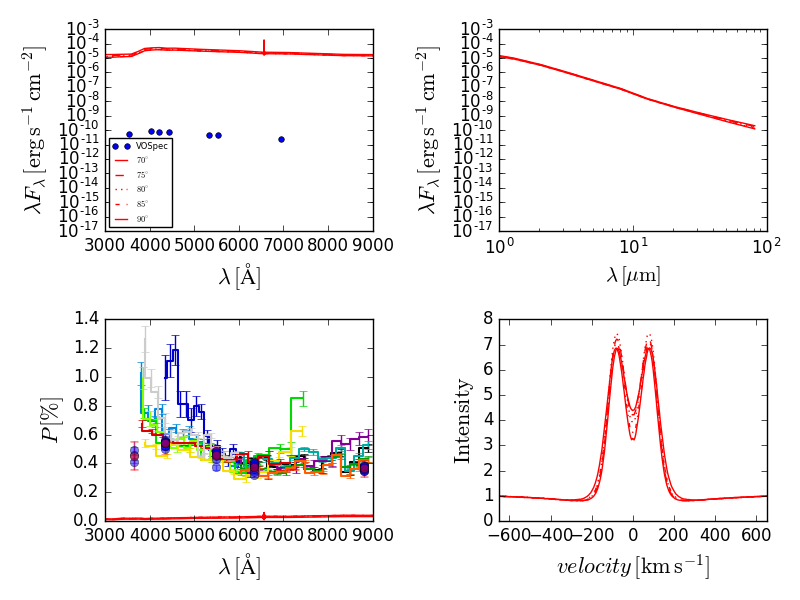

Write the Python code that produced this figure.
#!/usr/bin/env python
'''
Plots stuff
'''

# ==============================================================================
# Import packages
import numpy as np
import xml.dom.minidom
import matplotlib
import matplotlib.pyplot as plt
import matplotlib.colors as pcolors
import matplotlib.cm as cmx
import jdcal
import jdutil as jd
import atpy
import pyfits
import pyhdust.spectools as spt
import pyhdust as phd
import datetime as dt
from PyAstronomy.pyasl import binningx0dt
from pyhdust import phc
from glob import glob
from astropy.time import Time
from scipy.optimize import curve_fit
from PyAstronomy import pyasl
from xml.dom.minidom import parse
import os


# ==============================================================================
# General options
show_figure = False
ymin = 0.0
ymax = 1.2
xmin = 3170
xmax = 9200
autoscale = False
legend_position = (0.25, 0.75)
star = '51oph'
suffix = 'hpol'
period = 'all'
individual = True
# fullsedfile = 'hdust_models/fullsed_mod02b.sed2'
fullsedfile = 'hdust_models/fullsed_mod01b.sed2'
folder_commom = '/Users/tangodown/Dropbox/polarization/'
folder_model = '/Users/Tangodown/Dropbox/plot_all/hdust_models/'
vo_folder = '/Users/tangodown/Dropbox/plot_all/data/'
tab_folder = folder_commom + 'tables/'
fig_folder = folder_commom + 'figures/'
table = '51_oph.txt'  # PLOT GOOD DATA
extension = '.pdf'

# ==============================================================================
# read HDUST model
# plot model
tab = phd.readfullsed2(folder_model + 'fullsed_mod01b.sed2')
lbd_hdust = tab[:, :, 2]
nlbd = len(lbd_hdust)
obs = tab[:, 0, 0]
nobs = len(obs)
incl = np.arccos(obs) * 180. / np.pi
sed = tab[:, :, 3]
pol_hdust = tab[:, :, 7] 


# physical parameters
pc = 3.086e18
Lsun = 3.9e33
plx = 12.48
dist = 124. / plx * pc
Lum = 231. * Lsun
norma = Lum / (4. * np.pi * dist**2)
# iobs = 0
# flux_hdust[i_observer, i_lambda]
flux_hdust = norma * sed[:, :] 

# avermelhar modelo
# tab = np.loadtxt('extinction_law.ascii')
# lbd_ext = tab[:, 0]
# kappa = tab[:, 1]
# k_v = 211.4
# EB_V = .12
# EB_V = .2
# A_v = 3.1 * EB_V
# A_lambda = A_v * (kappa / k_v)

# flux_new = np.zeros([nobs, nlbd])
# for iobs in xrange(nobs):
#     for ilbd in xrange(nlbd):
#         ilbd_near = np.where(np.abs(lbd_hdust[ilbd] - lbd_ext) == np.min(np.abs(lbd_hdust[ilbd] - lbd_ext)))[0][0]
#         flux_new[iobs, ilbd] = flux_hdust[iobs, ilbd] * 10.**(-.4 * A_lambda[ilbd_near])

# flux_old = flux_hdust
# flux_hdust = flux_new

# ==============================================================================
def plot_hdust_model(path, fullsedfile):
    input_file = str(path) + str(fullsedfile)
    array = phd.readfullsed2(input_file)
    return array


# ==============================================================================
def gentkdates(mjd0, mjd1, fact, step, dtstart=None):
    """ Generates round dates between > mjd0 and < mjd1 in a given step.
    Valid steps are:

        'd/D/dd/DD' for days;
        'm/M/mm/MM' for months;
        'y/Y/yy/YY/yyyy/YYYY' for years.

    dtstart (optional) is expected to be in datetime.datetime.date() format
    [i.e., datetime.date(yyyy, m, d)]

    fact must be an integer
    """

    # check sanity of dtstart
    if dtstart is None:
        dtstart = dt.datetime(*jdcal.jd2gcal(jdcal.MJD_0, mjd0)[:3]).date()
        mjdst = jdcal.gcal2jd(dtstart.year, dtstart.month, dtstart.day)[1]
    else:
        mjdst = jdcal.gcal2jd(dtstart.year, dtstart.month, dtstart.day)[1]
        if mjdst < mjd0 - 1 or mjdst > mjd1:
            print('# Warning! Invalid "dtstart". Using mjd0.')
            dtstart = dt.datetime(*jdcal.jd2gcal(jdcal.MJD_0, mjd0)[:3]).date()
    # define step 'position' and vector:
    basedata = [dtstart.year, dtstart.month, dtstart.day]
    dates = []
    mjd = mjdst
    if step.upper() in ['Y', 'YY', 'YYYY']:
        i = 0
        while mjd < mjd1 + 1:
            dates += [dt.datetime(*basedata).date()]
            basedata[i] += fact
            mjd = jdcal.gcal2jd(*basedata)[1]
    elif step.upper() in ['M', 'MM']:
        i = 1
        while mjd < mjd1 + 1:
            dates += [dt.datetime(*basedata).date()]
            basedata[i] += fact
            while basedata[i] > 12:
                basedata[0] += 1
                basedata[1] -= 12
            mjd = jdcal.gcal2jd(*basedata)[1]
    elif step.upper() in ['D', 'DD']:
        i = 2
        daysvec = np.arange(1, 29, fact)
        if basedata[i] not in daysvec:
            j = 0
            while daysvec[j + 1] < basedata[i]:
                j += 1
            daysvec += basedata[i] - daysvec[j]
            idx = np.where(daysvec < 29)
            daysvec = daysvec[idx]
        else:
            j = np.where(daysvec == basedata[i])[0]
        while mjd < mjd1 + 1:
            dates += [dt.datetime(*basedata).date()]
            j += 1
            if j == len(daysvec):
                j = 0
                basedata[1] += 1
                if basedata[1] == 13:
                    basedata[1] = 1
                    basedata[0] += 1
            basedata[i] = daysvec[j]
            mjd = jdcal.gcal2jd(*basedata)[1]
    else:
        print('# ERROR! Invalid step')
        raise SystemExit(1)
    return dates


# ==============================================================================
def getMJD(hdr):
    if ('MJD-OBS' in hdr) is False:
        date = hdr['DATE']
        if date[2] == '/':
            date = date[6:] + '-' + date[3:5] + '-' + date[:2]
        if len(date) == 19:
            fmt = '%Y-%m-%dT%H:%M:%S'
        elif len(date) > 19:
            fmt = '%Y-%m-%dT%H:%M:%S.%f'
        else:
            if 'UT' in hdr:
                hour = hdr['UT']
            else:
                hour = hdr['UT-START']
            if hour.find(' ') > -1:
                fmt = '%Y-%m-%d' + 'T %H:%M:%S.%f'
            else:
                fmt = '%Y-%m-%d' + 'T%H:%M:%S.%f'
            date = date + 'T' + hour
        mjd = dt.datetime.strptime(date, fmt)
        mjd = jd.date_to_jd(mjd.year, mjd.month, mjd.day +
                            jd.hmsm_to_days(mjd.hour, mjd.minute, mjd.second,
                                            mjd.microsecond))
        mjd = jd.jd_to_mjd(mjd)
    else:
        mjd = hdr['MJD-OBS']
    return mjd


# ==============================================================================
def read_fits(fname):
    # HPOL https://archive.stsci.edu/hpol/reading.html?print=1
    # wavelength in Angstroms

    imfits = pyfits.open(fname)
    err = imfits[1].data.field('ERROR')
    lbda = imfits[1].data.field('WAVELENGTH')
    Q = imfits[1].data.field('Q')
    U = imfits[1].data.field('U')

    err = np.reshape(err, err.shape[1])
    lbda = np.reshape(lbda, lbda.shape[1])
    Q = np.reshape(Q, Q.shape[1])
    U = np.reshape(U, U.shape[1])
    hdr = pyfits.getheader(fname)
    mjd = getMJD(hdr)

    # flux, lbdas, Q, U, err = read_lis_hpol_files(table=fname)

    # Convert Polarization Q,U to Pol,PA (degrees)
    # Temporarily renormalize values to avoid floating over/underflow

    Raddeg = .01745329

    Pol = []
    PA = []
    FF = []
    nlbda = []
    error = []
    avg_err = np.mean(err)

    for i in range(len(Q)):
        FF = np.abs(Q[i]) + np.abs(U[i])
        pol_0 = FF * np.sqrt((Q[i] / FF)**2 + (U[i] / FF)**2.)
        if fname[9:12] != 'ret':
            if FF != 0. and err[i] != 0. and lbda[i] >= 3600. and\
               lbda[i]<=9000. and err[i]<1*avg_err:
                Pol.append(FF * np.sqrt((Q[i] / FF)**2 + (U[i] / FF)**2.))
                PA.append(np.fabs(0.5 * np.arctan2(U[i], Q[i]) /\
                          Raddeg + 180.))
                nlbda.append(lbda[i])
                error.append(err[i])
        else:
            # print('estou aqui')
            if FF != 0. and err[i] != 0. and lbda[i] >= 3180. and\
               lbda[i] <= 7700. and err[i] < 1 * avg_err:
                Pol.append(FF * np.sqrt((Q[i] / FF)**2 + (U[i] / FF)**2.))
                PA.append(np.fabs(0.5 * np.arctan2(U[i], Q[i]) /\
                                  Raddeg + 180.))
                nlbda.append(lbda[i])
                error.append(err[i])
    return nlbda, Pol, PA, mjd, error

# 3180A-7700A
# ==============================================================================
def read_lis_hpol_files(table, typ):

    data = open(table)
    lines = data.readlines()

    if typ == 0:
        fluxes = lines[71:310]
        Wavelengths = lines[369:608]
        Q = lines[610:849]
        U = lines[851:1090]
        errors = lines[1092:1331]
    if typ == 1:
        fluxes = lines[63:267]
        Wavelengths = lines[322:526]
        Q = lines[528:732]
        U = lines[734:939]
        errors = lines[940:1144]

    # print(len(fluxes), len(Wavelengths), len(Q), len(U), len(errors))
    flux = []
    lbdas = []
    Q_param = []
    U_param = []
    errors_param = []
    for i in range(len(fluxes)):
        flux_line = fluxes[i][1:-1].split(' ')
        flux_line = float(flux_line[0])
        flux.append(flux_line)

        lbda_line = Wavelengths[i][1:-1].split(' ')
        lbda_line = float(lbda_line[0])
        lbdas.append(lbda_line)

        Q_line = Q[i][1:-1].split(' ')
        Q_line = float(Q_line[0])
        Q_param.append(Q_line)

        U_line = U[i][1:-1].split(' ')
        U_line = float(U_line[0])
        U_param.append(U_line)

        error_line = errors[i][1:-1].split(' ')
        error_line = float(error_line[0])
        errors_param.append(error_line)

    return flux, lbdas, Q_param, U_param, errors_param


# ==============================================================================
# To plot the second array files
def splot(files, fig_folder, fmt, shift, wave_t, Pol_t, error_t,
          lbd_t, mean_t, ef_t, scalarMap):

    lbdas = []
    pols = []
    pas = []
    year = []
    month = []
    day = []
    nleg = []
    err = []
    for filei in files:
        i = files.index(filei)
        print('Reading file: %s' % files[i])
        if fmt[i] == 0:
            nlbda, Pol, PA, mjd, error = read_fits(filei)
        elif fmt[i] == 1:
            nlbda, Pol, PA, mjd, error = read_fits(filei)

        gcal = jdcal.jd2gcal(jdcal.MJD_0, mjd)
        year += [gcal[0]]
        month += [gcal[1]]
        day += [gcal[2]]
        nleg += [mjd]
        lbdas += [nlbda]
        pols += [Pol]
        pas += [PA]
        err += [error]

    # fig = plt.figure(figsize=(8, 6))
    # ax = fig.add_subplot(111, axisbg='white')
    # ax = plt.subplot2grid((4, 4), (0, 0), colspan=3, rowspan=4)
    # plt.subplot2grid((4, 4), (0, 0), colspan=3, rowspan=4)
    colors = phc.gradColor(np.arange(len(files)), cmapn='nipy_spectral')
    for i in range(len(files)):
        lbd = np.array(lbdas[i][:])
        pol = np.array(pols[i][:])
        error = np.array(err[i][:])

        bin_y, bin_lbda = binningx0dt(x=lbd, y=pol, x0=np.min(lbdas[i]),
                                      nbins=15, yerr=error, useBinCenter=True,
                                      removeEmpty=True, removeNoError=True)

        bin_lbda = bin_y[::, 0]
        bin_pol = bin_y[::, 1]
        error = bin_y[::, 2]

        if month[i] / 10. < 1. and day[i] / 10. < 1.:
            plt.step(bin_lbda, bin_pol, color=colors[i], where='mid',
                    label=('HPOL: %s-0%s-0%s' % (year[i], month[i], day[i])),
                    linewidth=1.5)
            plt.errorbar(bin_lbda, bin_pol, yerr=error,
                        ecolor=colors[i], fmt=' ')
        if month[i] / 10. < 1. and day[i] / 10. > 1.:
            plt.step(bin_lbda, bin_pol, color=colors[i],
                    label=('HPOL: %s-0%s-%s' % (year[i], month[i], day[i])),
                    linewidth=1.5)
            plt.errorbar(bin_lbda, bin_pol, yerr=error,
                        ecolor=colors[i], fmt=' ')
        if month[i] / 10. > 1. and day[i] / 10. > 1.:
            plt.step(bin_lbda, bin_pol, color=colors[i],
                    label=('HPOL: %s-%s-%s' % (year[i], month[i], day[i])),
                    linewidth=1.5)
            plt.errorbar(bin_lbda, bin_pol, yerr=error,
                          ecolor=colors[i], fmt=' ')

    plt.errorbar(wave_t, Pol_t, error_t, marker='o', linestyle=' ', alpha=0.5,
            label='OPD-Data:\n2009/09/20 - 2014/03/09', color='blue')
    plt.errorbar(lbd_t, mean_t, ef_t, marker='o', color='red', alpha=0.5,
            linestyle=' ', label='OPD-Average Data')

    return


# ==============================================================================
# To plot individual fits
def splot_ind(file, fmt, shift, scalarMap):

    print('Reading file: %s' % file[0])

    if fmt == 0:
        nlbda, Pol, PA, mjd, error = read_fits(file[0])
    elif fmt == 1:
        nlbda, Pol, PA, mjd, error = read_fits(file[0])
    return nlbda, Pol, PA, mjd, error


# ==============================================================================
# To plot individual fits using splot_ind function
def plot_fits(file, fmt, shift, scalarMap):
    lbd, pol, PA, mjd, error = splot_ind(file, 0, 0, scalarMap)
    lbd = np.array(lbd)
    pol = np.array(pol)
    error = np.array(error)

    bin_y, bin_lbda = binningx0dt(lbd, pol, x0=np.min(lbd),
                                  nbins=20, yerr=error, useBinCenter=False)
    bin_lbda = bin_y[::, 0]
    bin_pol = bin_y[::, 1]
    error = bin_y[::, 2]

    return bin_lbda, bin_pol, error


# ==============================================================================
# SED

# plot VOSA
# dir0 = '../vosa/vosa_results_11567/'
# common_folder = '/Users/jami/Desktop/51_Oph_IAG/HDUST_res/'
# model_nodisk = common_folder + 'hdust_models/' + 'fullsed_mod01b.sed2'
# model_disk = common_folder + 'jami2/runs/hdust/51_OPH/' + 'fullsed_mod05b.sed2'
# Use a vo format xml (define here the just field "vospec_file_name")

# ------------------------------------------------------------------------------
# VOSpec
vospec_file_name = '51oph_vospec.xml'
fits_file2 = vo_folder + vospec_file_name  # VOSPEC

# To acess the field names and data
t2 = atpy.Table(fits_file2, tid=1)
t2.columns

flux2 = t2['Flux0'][:]  # erg/cm2/s/A
wave2 = t2['SpectralAxis0'][:]  # Angstrom

fig = plt.figure(figsize=(8, 6))
plt.subplot(221)
# ax = fig.add_subplot(111, axisbg='white')
# ax = plt.subplot2grid((4, 4), (0, 0), colspan=3, rowspan=4)
plt.plot(wave2, flux2, 'o', label='VOSpec', color='blue', markersize=4)


label = ['${:.0f}^{{\circ}}$'.format(incl[0]),
         '${:.0f}^{{\circ}}$'.format(incl[1]),
         '${:.0f}^{{\circ}}$'.format(incl[2]),
         '${:.0f}^{{\circ}}$'.format(incl[3]),
         '${:.0f}^{{\circ}}$'.format(incl[4])]

# plot HDUST model
linestyle = ['-', '--', ':', '-.', '-']
for iobs in range(nobs):
    plt.plot(lbd_hdust[iobs]*1e4, lbd_hdust[iobs]*flux_hdust[iobs],
             color='red', ls=linestyle[iobs], label=label[iobs])

plt.xlabel('$\lambda\, \mathrm{[\AA]}$', fontsize=16)
plt.ylabel('$\lambda F_{\lambda}\, \mathrm{[erg\, s^{-1}\, cm^{-2}]}$',
           fontsize=16)
plt.yscale('log')
plt.xlim(3000, 9000)
plt.tight_layout()
plt.legend(loc=0, fontsize=6)


# ==============================================================================
# (SED) IR

plt.subplot(222)
plt.plot(wave2, flux2, 'o', label='VOSpec', color='red', markersize=4)

#plot HDUST model
linestyle = ['-', '--', ':', '-.', '-']
label = ['${:.0f}^{{\circ}}$'.format(incl[0]),
         '${:.0f}^{{\circ}}$'.format(incl[1]),
         '${:.0f}^{{\circ}}$'.format(incl[2]),
         '${:.0f}^{{\circ}}$'.format(incl[3]),
         '${:.0f}^{{\circ}}$'.format(incl[4])]
for iobs in range(nobs):
    plt.plot(lbd_hdust[iobs], lbd_hdust[iobs]*flux_hdust[iobs],
             color='red', ls=linestyle[iobs], label=label[iobs])


plt.xlabel('$\lambda\, \mathrm{[\mu m]}$', fontsize=15)
plt.ylabel('$\lambda F_{\lambda}\, \mathrm{[erg\, s^{-1}\, cm^{-2}]}$',
           fontsize=16)
plt.xscale('log')
plt.yscale('log')
plt.tight_layout()
plt.xlim(1, 100)


# ==============================================================================
# Polarization

# plt.subplot(223)
plt.subplot(223, axisbg='white')
# plt.subplot2grid((4, 4), (0, 0), colspan=3, rowspan=4)
#	xc	bandwidth   (angstrom)			xmin	xmax
# Johnson-Cousins
#	U	3663	       650 		U	0.3338	0.3988
#	B	4361	       890		B	0.3916	0.4806
#	V	5448	       840	   	V	0.5028	0.5868
#	R	6407	       158		R	0.5617	0.7197
#	I	7980	       1540		I	0.721	0.875


# filt_arr = np.array(['u', 'b', 'v', 'r', 'i'])
# lbd_arr = np.array([3663., 4361., 5448., 6407., 7980.])
# cor = ['cyan', 'blue', 'green', 'red', 'magenta']

# # read data
# file_table = dir0 + '51oph_polarization.txt'
# data = np.loadtxt(file_table, dtype={'names': ('MJD', 'night', 'ccd', 'filt', \
#                   'calc', 'stdstars', 'dth', 'sigdth', 'P', 'Q', 'U', 'th', 'sigP',\
#                   'sigth', 'outfile', 'star', 'flag', 'tags'), 'formats': (np.float,\
#                   '|S10', '|S10', '|S10', np.float, '|S20', np.float, np.float, \
#                   np.float, np.float, np.float, np.float, np.float, np.float, \
#                   '|S20', np.int, '|S2', '|S30')})

# ordem_mjd = data['MJD'].argsort()
# MJD = data['MJD'][ordem_mjd]
# P = data['P'][ordem_mjd]
# Q = data['Q'][ordem_mjd]
# U = data['U'][ordem_mjd]
# th = data['th'][ordem_mjd]
# sigP = data['sigP'][ordem_mjd]
# sigth = data['sigth'][ordem_mjd]
# filt = data['filt'][ordem_mjd]

# for i in xrange(len(filt_arr)):
#     for j in xrange(len(P[filt == filt_arr[i]])):
#         plt.errorbar(lbd_arr[i], P[filt == filt_arr[i]][j],
#                      yerr=sigP[filt == filt_arr[i]][j], color=cor[i],
#                      ecolor=cor[i], marker='s')

# ------------------------------------------------------------------------------
# Plotting OPD Data
opd_pol = np.loadtxt(tab_folder + table,
                     dtype=[('Date', '|S7'), ('JD', '|f8'),
                            ('Filter', '|S1'), ('Q', '|f8'),
                            ('U', '|f8'), ('SIGMA', '|f8'), ('P', '|f8'),
                            ('Theta', '|f8'), ('SIGMAtheor', '|f8')])

Date = opd_pol['Date']
JD = opd_pol['JD']
Filter = opd_pol['Filter']
Q = opd_pol['Q']
U = opd_pol['U']
SIGMA = opd_pol['SIGMA']
P = opd_pol['P']
Theta = opd_pol['Theta']
SIGMAtheor = opd_pol['SIGMAtheor']

colormap = np.array(['violet', 'blue', 'green', 'red', 'orange'])

# fig = plt.figure()
# ax = fig.add_subplot(111)
file_name = '51 Oph'

filtros = np.unique(Filter)
print(filtros)
for filt in filtros:
    print('Filter: %s' % filt)
    Pol = []
    MJD = []
    error = []
    for i in range(len(Date)):
        if Filter[i] == filt:
            band = filt
            Pol.append(P[i])
            MJD.append(JD[i])
            error.append(SIGMA[i])
            if Filter[i] == filtros[0]:
                cor = colormap[0]
                lab = '$P_U$'
            elif Filter[i] == filtros[1]:
                cor = colormap[1]
                lab = '$P_B$'
            elif Filter[i] == filtros[2]:
                cor = colormap[2]
                lab = '$P_V$'
            elif Filter[i] == filtros[3]:
                cor = colormap[3]
                lab = '$P_R$'
            elif Filter[i] == filtros[4]:
                cor = colormap[4]
                lab = '$P_I$'

    MJD[:] = [x for x in MJD]
    Pol[:] = [x for x in Pol]
    error[:] = [x for x in error]

# ------------------------------------------------------------------------------
# HPOL Plot (MAST files)
# Polarized Spectrum

# Johnson-Cousins UBVRI filter curves
lbd = np.array([3656., 4353., 5477., 6349., 8797.])

# Plot P vs lambda
Pol = []
error = []
wave = []
nu = 0.
nb = 0.
nv = 0.
nr = 0.
ni = 0.
wu = 0.
wb = 0.
wv = 0.
wr = 0.
wi = 0.
eu = 0.
eb = 0.
ev = 0.
er = 0.
ei = 0.

for i in range(len(Date)):
    for filt in filtros:

        if Filter[i].decode('UTF-8') == filt.decode('UTF-8'):
                filt = filt.decode('UTF-8')
                if filt == 'U':
                        wave.append(lbd[0])
                        Pol.append(P[i])
                        error.append(SIGMA[i])
                        wu = wu + P[i]
                        nu = nu + 1.
                        eu = eu + (SIGMA[i])**2.
                if filt == 'B':
                        wave.append(lbd[1])
                        Pol.append(P[i])
                        error.append(SIGMA[i])
                        wb = wb + P[i]
                        nb = nb + 1.
                        eb = eb + (SIGMA[i])**2.
                if filt == 'V':
                        wave.append(lbd[2])
                        Pol.append(P[i])
                        error.append(SIGMA[i])
                        wv = wv + P[i]
                        nv = nv + 1.
                        ev = ev + (SIGMA[i])**2.
                if filt == 'R':
                        wave.append(lbd[3])
                        Pol.append(P[i])
                        error.append(SIGMA[i])
                        wr = wr + P[i]
                        nr = nr + 1.
                        er = er + (SIGMA[i])**2.
                if filt == 'I':
                        wave.append(lbd[4])
                        Pol.append(P[i])
                        error.append(SIGMA[i])
                        wi = wi + P[i]
                        ni = ni + 1.
                        ei = ei + (SIGMA[i])**2.

eu = np.sqrt(eu)
eb = np.sqrt(eb)
ev = np.sqrt(ev)
er = np.sqrt(er)
ei = np.sqrt(ei)

ef = np.array([eu, eb, ev, er, ei])
mean = np.array([wu / nu, wb / nb, wv / nv, wr / nr, wi / ni])

# ------------------------------------------------------------------------------
# HPOL Plot (MAST files)
if period == 'all':
    files = ["hpolccd_51-oph_20000716r_hw.fits",
             "hpolccd_51-oph_19950325r_hw.fits",
             "hpolccd_51-oph_20020705b_hw.fits",
             "hpolccd_51-oph_19950520b_hw.fits",
             "hpolccd_51-oph_20020705r_hw.fits",
             "hpolccd_51-oph_19950520r_hw.fits",
             "hpolret_51-oph_19910527_hw.fits",
             "hpolccd_51-oph_19950615b_hw.fits",
             "hpolret_51-oph_19920801_hw.fits",
             "hpolccd_51-oph_19950615r_hw.fits",
             "hpolret_51-oph_19940723_hw.fits",
             "hpolccd_51-oph_20000716b_hw.fits"]


else:
    files1 = ['hpolccd_bet-cmi_19950208b_hw.fits',
              'hpolccd_bet-cmi_19950208r_hw.fits']

path = len(files) * ['hpol/']
files = [x + y for x, y in zip(path, files)]

fmt = [0, 0, 0, 0, 0, 0, 0, 0, 0, 0, 0, 0, 0, 0, 0]  # 2 para arquivo .s do
shift = [0, 0, 0, 0, 0, 0, 0, 0, 0, 0, 0, 0, 0, 0, 0]

# DO FIGURE
# fig, axes = plt.subplots(nrows=2, ncols=4, sharex=True, sharey=True)
# fig = plt.figure(figsize=(8, 6))
# ax = fig.add_subplot(111, axisbg='white')
# ax.set_xlim(3000., 9000.)
# ax.set_ylabel('P $[\%]$')
# ax.set_xlabel('$\lambda$ [$\AA$]')

hot = plt.get_cmap('hot')
cNorm = pcolors.Normalize(vmin=0, vmax=(len(files) + 1))
jet = cm = plt.get_cmap('gist_rainbow')
scalarMap = cmx.ScalarMappable(norm=cNorm, cmap=jet)

splot(files=files, fig_folder=fig_folder, fmt=fmt, shift=shift,
      wave_t=wave, Pol_t=Pol, error_t=error, lbd_t=lbd, mean_t=mean,
      ef_t=ef, scalarMap=scalarMap)


# ------------------------------------------------------------------------------
# plot HDUST model
linestyle = ['-', '--', ':', '-.', '-']
label = ['${:.0f}^{{\circ}}$'.format(incl[0]),
         '${:.0f}^{{\circ}}$'.format(incl[1]),
         '${:.0f}^{{\circ}}$'.format(incl[2]),
         '${:.0f}^{{\circ}}$'.format(incl[3]),
         '${:.0f}^{{\circ}}$'.format(incl[4])]
for iobs in range(nobs):
    plt.plot(lbd_hdust[iobs] * 1e4, 1e2 * pol_hdust[iobs],
             color='red', ls=linestyle[iobs], label=label[iobs])

plt.xlabel('$\lambda\, \mathrm{[\AA]}$', fontsize=16)
plt.ylabel('$P\, \mathrm{[\%]}$', fontsize=16)
plt.xlim(3000, 9000)
plt.tight_layout()
# plt.legend(loc=0)

# ==============================================================================
# Halpha

lbd0 = 656.28
c = 29979245800. / 1e5

plt.subplot(224)


# ------------------------------------------------------------------------------
# Define model function to be used to fit to the data above:
def gauss(x, *p):
    A, mu, sigma = p
    return A * np.exp(-(x-mu)**2 / (2. * sigma**2))


# ------------------------------------------------------------------------------
def delta_v(vel, flux):
    '''
    Calcula o shift na velocidade, baseado no centro ajustado p gaussiana
    '''

    # from plot_corr import gauss
    #coeff, var_matrix = curve_fit(gauss, bin_centres, hist, p0=p0)
    v_corte = np.zeros(2)
    i_corte = np.argsort(np.abs((flux - 1.) - (flux.max() - 1.) * .5))
    v_corte[0] = vel[i_corte[0]]
    
    v_aux = vel[i_corte[1]]
    count = 2
    while v_corte[0] * v_aux > 0:
        v_aux = vel[i_corte[count]]
        count += 1
    v_corte[1] = v_aux
    v_corte.sort()
    delt_v = 100.
    
    v_trechos = np.array([v_corte[0] - delt_v, v_corte[0],
                          v_corte[1], v_corte[1] + delt_v])
    
    asas = np.where((vel > v_trechos[0]) * (vel < v_trechos[1]) +
                    (vel > v_trechos[2]) * (vel < v_trechos[3]))
    
    # p0 is the initial guess for the fitting coefficients
    # (A, mu and sigma above)
    p0 = [flux.max() - 1., v_trechos.mean(), v_trechos[2] - v_trechos[1]]
    coeff, var_matrix = curve_fit(gauss, vel, flux - 1., p0=p0)
    

    return coeff[1]


# ------------------------------------------------------------------------------
# plot ESPaDOnS
lines = glob('../data/51 Oph 20150917.fits')

for n in range(len(lines)):
    fname = lines[n]
    # read fits
    hdr_list = pyfits.open(fname)
    fits_data = hdr_list[0].data
    fits_header = hdr_list[0].header
    lbd = fits_data[0, :]
    ordem = lbd.argsort()
    lbd = lbd[ordem]
    flux_norm = fits_data[1, ordem]   
    vel, flux = spt.lineProf(lbd, flux_norm, lbc=lbd0)
    deltav = delta_v(vel, flux) 
    plt.plot(vel - deltav, flux, 'k-')


# ==============================================================================
# plot HDUST model
for iobs in range(nobs):
    vel_hdust, flux_halpha = spt.lineProf(lbd_hdust[iobs], flux_hdust[iobs],
                                          lbc=lbd0 * 1e-3)
    deltav = delta_v(vel_hdust, flux_halpha)
    plt.plot(vel_hdust - deltav, flux_halpha,
             color='red', ls=linestyle[iobs])  # label=label[iobs]

plt.xlabel('$velocity\, \mathrm{[km\, s^{-1}]}$', fontsize=16)
plt.ylabel('$\mathrm{Intensity}$', fontsize=16)
plt.xlim(-650, 650)
plt.tight_layout()
plt.savefig('plot_all.png', dpi=100)
plt.savefig('plot_all.eps', format='eps', dpi=100)


plt.figure(2)
if show_figure is True:
    plt.show()

plt.close()

# ------------------------------------------------------------------------------

